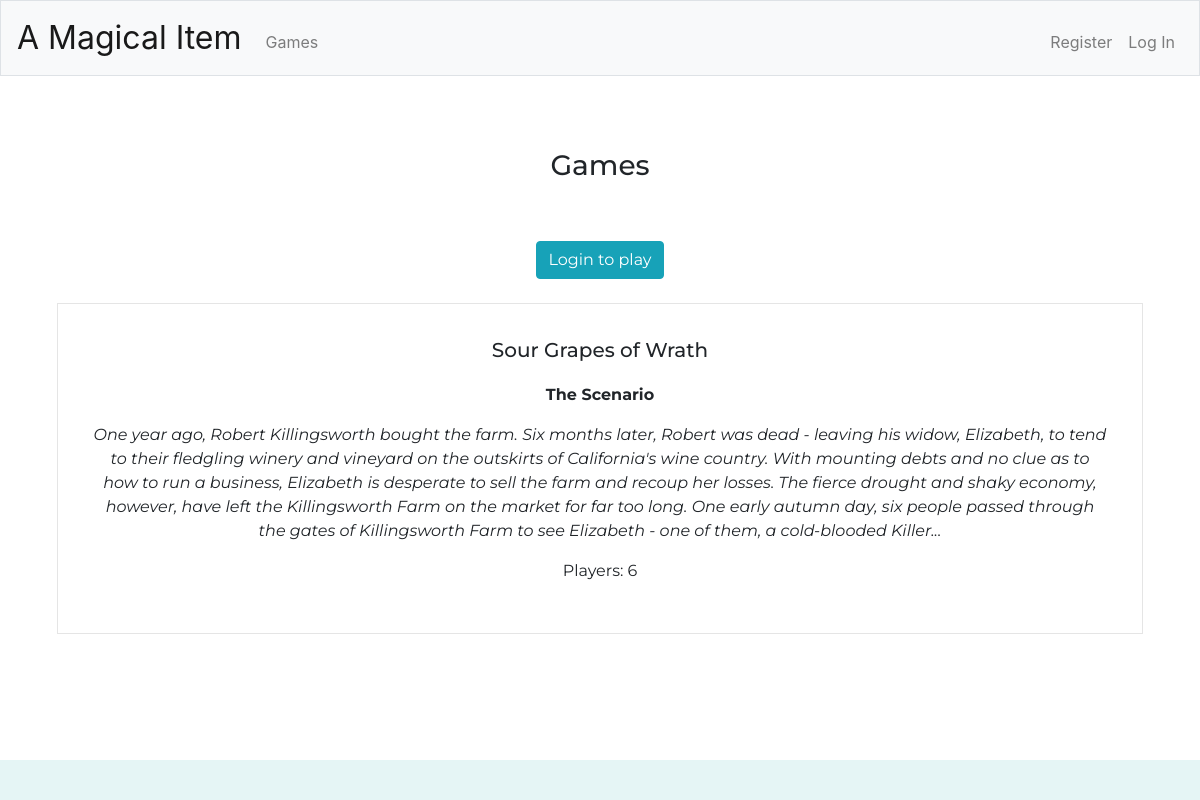
Before: /games with the older database file.
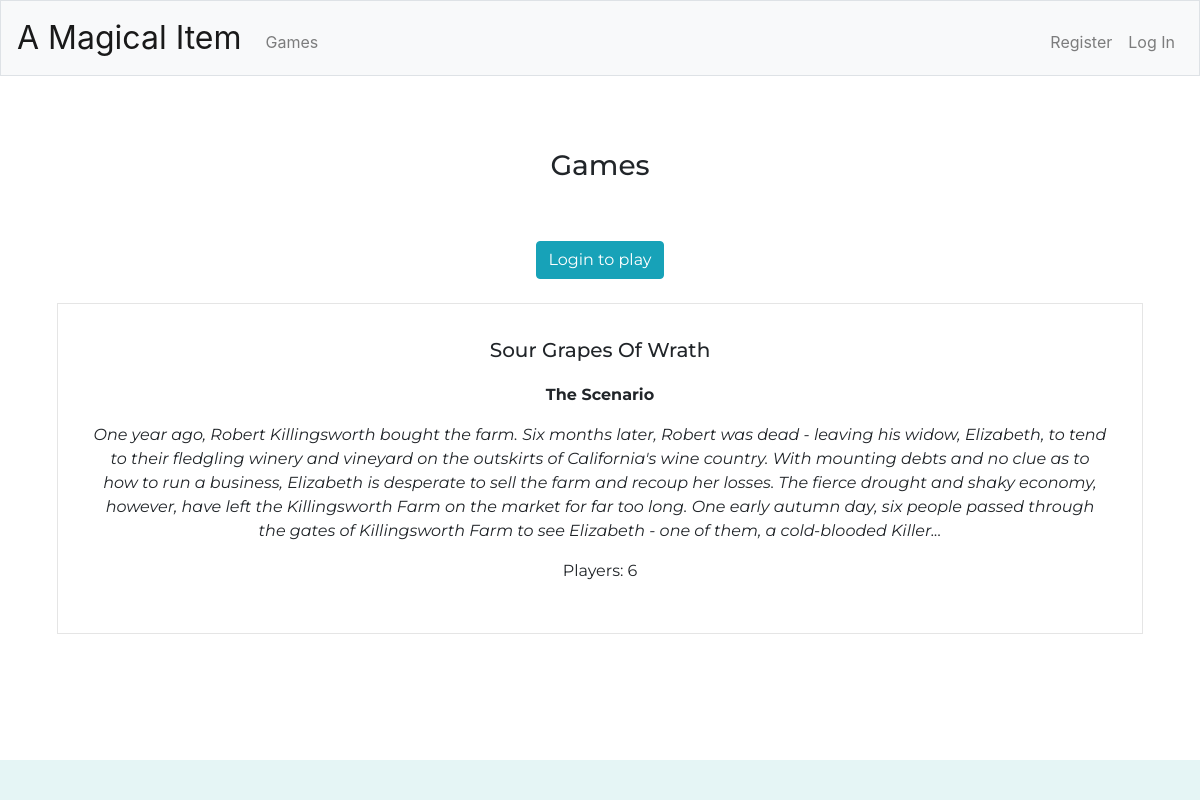
After: the same page with the newer database file.
### tables this page shows
CREATE TABLE 'games' ('id' integer PRIMARY KEY AUTOINCREMENT NOT NULL, 'name' text NOT NULL, 'players'  INTEGER NOT NULL  , 'description'  text NOT NULL  );

### application.py (the view)
@app.route("/games")
def games():
    valid_account = True
    if session.get("user_id") is None:
        valid_account = False
    games = db.execute("SELECT * FROM games")
    return render_template("games.html", games = games, valid_account = valid_account)

### application.py (called while the page is built)
@app.after_request
def after_request(response):
    response.headers["Cache-Control"] = "no-cache, no-store, must-revalidate"
    response.headers["Expires"] = 0
    response.headers["Pragma"] = "no-cache"
    return response

### templates/games.html (shortened to what this page needs)
{% extends "layout.html" %}
{% block main %}
    <h3>Games</h3>
    {% if not valid_account %}
        <a href="/login" class="btn btn-info" role="button">Login to play</a>
    {% endif %}
    <div class="grid-container">
        {% for game in games %}
            <div class = "grid-item">
                {% if valid_account %}
                    <a href="/{{ game.name|lower()|replace(' ', '-') }}"><h5>{{ game.name }}</h5></a>
                {% else %}
                    <h5>{{ game.name }}</h5>
                {% endif %}
                <p><b>The Scenario</b></p>
                <p><i>{{ game.description }} </i></p>
                <p>Players: {{ game.players }} </p>
            </div>
        {% endfor %}
    </div>
{% endblock %}

### templates/layout.html (shortened to what this page needs)
<!DOCTYPE html>
<html lang="en">
    <head>
        <link href="https://maxcdn.bootstrapcdn.com/bootstrap/4.1.3/css/bootstrap.min.css" rel="stylesheet">
        <link href="/static/css/styles.css" rel="stylesheet">
    </head>
    <body>
        <nav class="navbar navbar-expand-md navbar-light bg-light border">
            <a class="navbar-brand" href="/"><span class="black">A Magical Item</span></a>
            <div class="collapse navbar-collapse" id="navbar">
                <ul class="navbar-nav mr-auto mt-2">
                    <li class="nav-item"><a class="nav-link" href="/games">Games</a></li>
                </ul>
                {% if session.user_id %}
                    <ul class="navbar-nav ml-auto mt-2">
                        <li class="nav-item"><a class="nav-link" href="/logout">Log Out</a></li>
                    </ul>
                {% else %}
                    <ul class="navbar-nav ml-auto mt-2">
                        <li class="nav-item"><a class="nav-link" href="/register">Register</a></li>
                        <li class="nav-item"><a class="nav-link" href="/login">Log In</a></li>
                    </ul>
                {% endif %}
            </div>
        </nav>
        <main class="container  p-1">
            {% block main %}{% endblock %}
        </main>
        <footer>
        </footer>
    </body>
</html>

### static/css/styles.css (style rules this page uses)
nav { font: "Montserrat"; }
nav .navbar-brand { font-size: xx-large; }
main { overflow-x: auto; font-family: 'Montserrat'; margin: 1%; text-align: center; }
a { color: black; }
h3 { margin: 5%; }
h5 { margin-bottom: 2%; }
.btn { margin: 2px; }
body { display: flex; flex-direction: column; min-height: 100vh; }
footer { background-color: rgb(0, 153, 153, 0.1); flex: 0 0 2px; margin-top: auto; padding-top: 20px; padding-bottom: 20px; text-align: center; }
.grid-container { grid-template-columns: 25% 75%; }
.grid-item { background-color: rgb(255,255,255); border: 1px solid rgba(0, 0, 0, 0.1); padding: 3%; margin: 2%; }

Changed rows visible on the page:
changed games: name "Sour Grapes of Wrath" → "Sour Grapes Of Wrath"
